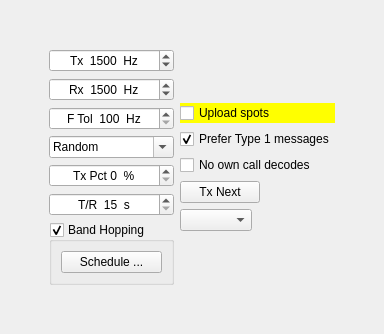
              <widget class="QWidget" name="page_2">
               <layout class="QVBoxLayout" name="verticalLayout_5">
                <property name="leftMargin">
                 <number>0</number>
                </property>
                <property name="topMargin">
                 <number>0</number>
                </property>
                <property name="rightMargin">
                 <number>0</number>
                </property>
                <property name="bottomMargin">
                 <number>0</number>
                </property>
                <item>
                 <widget class="QWidget" name="widget_2" native="true">
                  <layout class="QHBoxLayout" name="horizontalLayout_9">
                   <property name="leftMargin">
                    <number>0</number>
                   </property>
                   <property name="topMargin">
                    <number>0</number>
                   </property>
                   <property name="rightMargin">
                    <number>0</number>
                   </property>
                   <property name="bottomMargin">
                    <number>0</number>
                   </property>
                   <item>
                    <widget class="QWidget" name="WSPR_controls_widget" native="true">
                     <layout class="QGridLayout" name="gridLayout_9">
                      <item row="1" column="0">
                       <spacer name="horizontalSpacer_7">
                        <property name="orientation">
                         <enum>Qt::Horizontal</enum>
                        </property>
                        <property name="sizeHint" stdset="0">
                         <size>
                          <width>40</width>
                          <height>20</height>
                         </size>
                        </property>
                       </spacer>
                      </item>
                      <item row="1" column="2">
                       <spacer name="horizontalSpacer_6">
                        <property name="orientation">
                         <enum>Qt::Horizontal</enum>
                        </property>
                        <property name="sizeHint" stdset="0">
                         <size>
                          <width>40</width>
                          <height>20</height>
                         </size>
                        </property>
                       </spacer>
                      </item>
                      <item row="2" column="1">
                       <spacer name="verticalSpacer_2">
                        <property name="orientation">
                         <enum>Qt::Vertical</enum>
                        </property>
                        <property name="sizeHint" stdset="0">
                         <size>
                          <width>20</width>
                          <height>40</height>
                         </size>
                        </property>
                       </spacer>
                      </item>
                      <item row="1" column="1">
                       <layout class="QHBoxLayout" name="horizontalLayout_12">
                        <item>
                         <layout class="QVBoxLayout" name="verticalLayout_7">
                          <item>
                           <widget class="QSpinBox" name="WSPRfreqSpinBox">
                            <property name="alignment">
                             <set>Qt::AlignCenter</set>
                            </property>
                            <property name="suffix">
                             <string>  Hz</string>
                            </property>
                            <property name="prefix">
                             <string>Tx  </string>
                            </property>
                            <property name="minimum">
                             <number>1400</number>
                            </property>
                            <property name="maximum">
                             <number>1600</number>
                            </property>
                            <property name="value">
                             <number>1500</number>
                            </property>
                           </widget>
                          </item>
                          <item>
                           <widget class="QSpinBox" name="sbFST4W_RxFreq">
                            <property name="alignment">
                             <set>Qt::AlignCenter</set>
                            </property>
                            <property name="suffix">
                             <string>  Hz</string>
                            </property>
                            <property name="prefix">
                             <string>Rx  </string>
                            </property>
                            <property name="minimum">
                             <number>100</number>
                            </property>
                            <property name="maximum">
                             <number>4900</number>
                            </property>
                            <property name="singleStep">
                             <number>100</number>
                            </property>
                            <property name="value">
                             <number>1500</number>
                            </property>
                           </widget>
                          </item>
                          <item>
                           <widget class="HintedSpinBox" name="sbFST4W_FTol">
                            <property name="alignment">
                             <set>Qt::AlignCenter</set>
                            </property>
                            <property name="suffix">
                             <string>  Hz</string>
                            </property>
                            <property name="prefix">
                             <string>F Tol  </string>
                            </property>
                            <property name="minimum">
                             <number>100</number>
                            </property>
                            <property name="maximum">
                             <number>500</number>
                            </property>
                            <property name="singleStep">
                             <number>100</number>
                            </property>
                           </widget>
                          </item>
                          <item>
                           <widget class="QComboBox" name="RoundRobin">
                            <property name="editable">
                             <bool>true</bool>
                            </property>
                            <property name="currentIndex">
                             <number>0</number>
                            </property>
                            <item>
                             <property name="text">
                              <string>Random</string>
                             </property>
                            </item>
                            <item>
                             <property name="text">
                              <string>1/2</string>
                             </property>
                            </item>
                            <item>
                             <property name="text">
                              <string>2/2</string>
                             </property>
                            </item>
                            <item>
                             <property name="text">
                              <string>1/3</string>
                             </property>
                            </item>
                            <item>
                             <property name="text">
                              <string>2/3</string>
                             </property>
                            </item>
                            <item>
                             <property name="text">
                              <string>3/3</string>
                             </property>
                            </item>
                            <item>
                             <property name="text">
                              <string>1/4</string>
                             </property>
                            </item>
                            <item>
                             <property name="text">
                              <string>2/4</string>
                             </property>
                            </item>
                            <item>
                             <property name="text">
                              <string>3/4</string>
                             </property>
                            </item>
                            <item>
                             <property name="text">
                              <string>4/4</string>
                             </property>
                            </item>
                            <item>
                             <property name="text">
                              <string>1/5</string>
                             </property>
                            </item>
                            <item>
                             <property name="text">
                              <string>2/5</string>
                             </property>
                            </item>
                            <item>
                             <property name="text">
                              <string>3/5</string>
                             </property>
                            </item>
                            <item>
                             <property name="text">
                              <string>4/5</string>
                             </property>
                            </item>
                            <item>
                             <property name="text">
                              <string>5/5</string>
                             </property>
                            </item>
                            <item>
                             <property name="text">
                              <string>1/6</string>
                             </property>
                            </item>
                            <item>
                             <property name="text">
                              <string>2/6</string>
                             </property>
                            </item>
                            <item>
                             <property name="text">
                              <string>3/6</string>
                             </property>
                            </item>
                            <item>
                             <property name="text">
                              <string>4/6</string>
                             </property>
                            </item>
                            <item>
                             <property name="text">
                              <string>5/6</string>
                             </property>
                            </item>
                            <item>
                             <property name="text">
                              <string>6/6</string>
                             </property>
                            </item>
                           </widget>
                          </item>
                          <item>
                           <widget class="QSpinBox" name="sbTxPercent">
                            <property name="toolTip">
                             <string>Percentage of minute sequences devoted to transmitting.</string>
                            </property>
                            <property name="styleSheet">
                             <string notr="true">QSpinBox:enabled[notx=&quot;true&quot;] {
	color: rgb(0, 0, 0);
	background-color: rgb(255, 255, 0);
}</string>
                            </property>
                            <property name="alignment">
                             <set>Qt::AlignCenter</set>
                            </property>
                            <property name="suffix">
                             <string>  %</string>
                            </property>
                            <property name="prefix">
                             <string>Tx Pct </string>
                            </property>
                            <property name="maximum">
                             <number>100</number>
                            </property>
                           </widget>
                          </item>
                          <item>
                           <widget class="RestrictedSpinBox" name="sbTR_FST4W">
                            <property name="alignment">
                             <set>Qt::AlignCenter</set>
                            </property>
                            <property name="suffix">
                             <string>  s</string>
                            </property>
                            <property name="prefix">
                             <string>T/R  </string>
                            </property>
                            <property name="minimum">
                             <number>15</number>
                            </property>
                            <property name="maximum">
                             <number>1800</number>
                            </property>
                           </widget>
                          </item>
                          <item>
                           <widget class="QGroupBox" name="band_hopping_group_box">
                            <property name="title">
                             <string>Band Hopping</string>
                            </property>
                            <property name="checkable">
                             <bool>true</bool>
                            </property>
                            <layout class="QHBoxLayout" name="horizontalLayout_7">
                             <item>
                              <widget class="QPushButton" name="band_hopping_schedule_push_button">
                               <property name="toolTip">
                                <string>Choose bands and times of day for band-hopping.</string>
                               </property>
                               <property name="text">
                                <string>Schedule ...</string>
                               </property>
                              </widget>
                             </item>
                            </layout>
                           </widget>
                          </item>
                         </layout>
                        </item>
                        <item>
                         <layout class="QVBoxLayout" name="verticalLayout_8">
                          <item>
                           <layout class="QVBoxLayout" name="verticalLayout_2">
                            <item>
                             <layout class="QHBoxLayout" name="horizontalLayout_10">
                              <item>
                               <widget class="QCheckBox" name="cbUploadWSPR_Spots">
                                <property name="toolTip">
                                 <string>Upload decoded messages to WSPRnet.org.</string>
                                </property>
                                <property name="styleSheet">
                                 <string notr="true">QCheckBox:unchecked {
	color: rgb(0, 0, 0);
	background-color: rgb(255, 255, 0);
}</string>
                                </property>
                                <property name="text">
                                 <string>Upload spots</string>
                                </property>
                               </widget>
                              </item>
                             </layout>
                            </item>
                            <item>
                             <widget class="QCheckBox" name="WSPR_prefer_type_1_check_box">
                              <property name="toolTip">
                               <string>&lt;html&gt;&lt;head/&gt;&lt;body&gt;&lt;p&gt;6 digit locators cause 2 different messages to be sent, the second contains the full locator but only a hashed callsign, other stations must have decoded the first once before they can decode your call in the second. Check this option to only send 4 digit locators if it will avoid the two message protocol.&lt;/p&gt;&lt;/body&gt;&lt;/html&gt;</string>
                              </property>
                              <property name="accessibleDescription">
                               <string>6 digit locators cause 2 different messages to be sent, the second contains the full locator but only a hashed callsign, other stations must have decoded the first once before they can decode your call in the second. Check this option to only send 4 digit locators if it will avoid the two message protocol.</string>
                              </property>
                              <property name="text">
                               <string>Prefer Type 1 messages</string>
                              </property>
                              <property name="checked">
                               <bool>true</bool>
                              </property>
                             </widget>
                            </item>
                            <item>
                             <widget class="QCheckBox" name="cbNoOwnCall">
                              <property name="text">
                               <string>No own call decodes</string>
                              </property>
                             </widget>
                            </item>
                            <item>
                             <layout class="QHBoxLayout" name="horizontalLayout_13">
                              <item>
                               <widget class="QPushButton" name="pbTxNext">
                                <property name="toolTip">
                                 <string>&lt;html&gt;&lt;head/&gt;&lt;body&gt;&lt;p&gt;Transmit during the next sequence.&lt;/p&gt;&lt;/body&gt;&lt;/html&gt;</string>
                                </property>
                                <property name="styleSheet">
                                 <string notr="true">QPushButton:checked {
	color: rgb(0, 0, 0);
	background-color: red;
	border-style: outset;
	border-width: 1px;
	border-radius: 5px;
	border-color: black;
	min-width: 5em;
	padding: 3px;
}</string>
                                </property>
                                <property name="text">
                                 <string>Tx Next</string>
                                </property>
                                <property name="checkable">
                                 <bool>true</bool>
                                </property>
                               </widget>
                              </item>
                              <item>
                               <spacer name="horizontalSpacer_2">
                                <property name="orientation">
                                 <enum>Qt::Horizontal</enum>
                                </property>
                                <property name="sizeHint" stdset="0">
                                 <size>
                                  <width>40</width>
                                  <height>20</height>
                                 </size>
                                </property>
                               </spacer>
                              </item>
                             </layout>
                            </item>
                            <item>
                             <layout class="QHBoxLayout" name="horizontalLayout_14">
                              <item>
                               <widget class="QComboBox" name="TxPowerComboBox">
                                <property name="toolTip">
                                 <string>Set Tx power in dBm (dB above 1 mW) as part of your WSPR message.</string>
                                </property>
                               </widget>
                              </item>
                              <item>
                               <spacer name="horizontalSpacer_3">
                                <property name="orientation">
                                 <enum>Qt::Horizontal</enum>
                                </property>
                                <property name="sizeHint" stdset="0">
                                 <size>
                                  <width>40</width>
                                  <height>20</height>
                                 </size>
                                </property>
                               </spacer>
                              </item>
                             </layout>
                            </item>
                           </layout>
                          </item>
                         </layout>
                        </item>
                       </layout>
                      </item>
                      <item row="0" column="1">
                       <spacer name="verticalSpacer_3">
                        <property name="orientation">
                         <enum>Qt::Vertical</enum>
                        </property>
                        <property name="sizeHint" stdset="0">
                         <size>
                          <width>20</width>
                          <height>40</height>
                         </size>
                        </property>
                       </spacer>
                      </item>
                     </layout>
                    </widget>
                   </item>
                  </layout>
                 </widget>
                </item>
               </layout>
              </widget>
